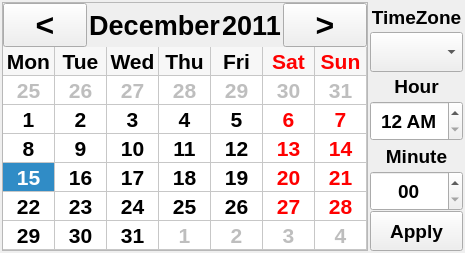
          <widget class="QWidget" name="date_tab_2">
           <property name="sizePolicy">
            <sizepolicy hsizetype="MinimumExpanding" vsizetype="Preferred">
             <horstretch>0</horstretch>
             <verstretch>0</verstretch>
            </sizepolicy>
           </property>
           <property name="font">
            <font>
             <pointsize>14</pointsize>
             <weight>75</weight>
             <bold>true</bold>
            </font>
           </property>
           <attribute name="title">
            <string>Date/Time</string>
           </attribute>
           <layout class="QGridLayout" name="gridLayout_16">
            <property name="margin">
             <number>2</number>
            </property>
            <property name="spacing">
             <number>2</number>
            </property>
            <item row="0" column="0">
             <widget class="QFrame" name="calendar_frame_2">
              <property name="sizePolicy">
               <sizepolicy hsizetype="MinimumExpanding" vsizetype="MinimumExpanding">
                <horstretch>0</horstretch>
                <verstretch>0</verstretch>
               </sizepolicy>
              </property>
              <property name="frameShape">
               <enum>QFrame::StyledPanel</enum>
              </property>
              <property name="frameShadow">
               <enum>QFrame::Plain</enum>
              </property>
              <layout class="QVBoxLayout" name="verticalLayout_41">
               <property name="spacing">
                <number>0</number>
               </property>
               <property name="margin">
                <number>0</number>
               </property>
               <item>
                <widget class="QWidget" name="widget_10" native="true">
                 <layout class="QHBoxLayout" name="horizontalLayout_13">
                  <property name="spacing">
                   <number>2</number>
                  </property>
                  <property name="margin">
                   <number>0</number>
                  </property>
                  <item>
                   <widget class="QPushButton" name="prev_month_button_2">
                    <property name="sizePolicy">
                     <sizepolicy hsizetype="MinimumExpanding" vsizetype="Fixed">
                      <horstretch>0</horstretch>
                      <verstretch>0</verstretch>
                     </sizepolicy>
                    </property>
                    <property name="minimumSize">
                     <size>
                      <width>0</width>
                      <height>40</height>
                     </size>
                    </property>
                    <property name="font">
                     <font>
                      <pointsize>24</pointsize>
                      <weight>75</weight>
                      <italic>false</italic>
                      <bold>true</bold>
                     </font>
                    </property>
                    <property name="text">
                     <string>&lt;</string>
                    </property>
                   </widget>
                  </item>
                  <item>
                   <widget class="QLabel" name="month_label_2">
                    <property name="sizePolicy">
                     <sizepolicy hsizetype="MinimumExpanding" vsizetype="Preferred">
                      <horstretch>0</horstretch>
                      <verstretch>0</verstretch>
                     </sizepolicy>
                    </property>
                    <property name="font">
                     <font>
                      <pointsize>20</pointsize>
                      <weight>75</weight>
                      <italic>false</italic>
                      <bold>true</bold>
                     </font>
                    </property>
                    <property name="text">
                     <string>December</string>
                    </property>
                    <property name="alignment">
                     <set>Qt::AlignCenter</set>
                    </property>
                   </widget>
                  </item>
                  <item>
                   <widget class="QLabel" name="year_label_2">
                    <property name="sizePolicy">
                     <sizepolicy hsizetype="Maximum" vsizetype="Preferred">
                      <horstretch>0</horstretch>
                      <verstretch>0</verstretch>
                     </sizepolicy>
                    </property>
                    <property name="font">
                     <font>
                      <pointsize>20</pointsize>
                      <weight>75</weight>
                      <italic>false</italic>
                      <bold>true</bold>
                     </font>
                    </property>
                    <property name="text">
                     <string>2011</string>
                    </property>
                    <property name="alignment">
                     <set>Qt::AlignCenter</set>
                    </property>
                   </widget>
                  </item>
                  <item>
                   <widget class="QPushButton" name="next_month_button_2">
                    <property name="sizePolicy">
                     <sizepolicy hsizetype="MinimumExpanding" vsizetype="Fixed">
                      <horstretch>0</horstretch>
                      <verstretch>0</verstretch>
                     </sizepolicy>
                    </property>
                    <property name="minimumSize">
                     <size>
                      <width>0</width>
                      <height>40</height>
                     </size>
                    </property>
                    <property name="font">
                     <font>
                      <pointsize>24</pointsize>
                      <weight>75</weight>
                      <italic>false</italic>
                      <bold>true</bold>
                     </font>
                    </property>
                    <property name="text">
                     <string>&gt;</string>
                    </property>
                   </widget>
                  </item>
                 </layout>
                </widget>
               </item>
               <item>
                <widget class="QCalendarWidget" name="calendar_widget_2">
                 <property name="sizePolicy">
                  <sizepolicy hsizetype="MinimumExpanding" vsizetype="MinimumExpanding">
                   <horstretch>0</horstretch>
                   <verstretch>0</verstretch>
                  </sizepolicy>
                 </property>
                 <property name="font">
                  <font>
                   <pointsize>16</pointsize>
                   <weight>75</weight>
                   <italic>false</italic>
                   <bold>true</bold>
                  </font>
                 </property>
                 <property name="gridVisible">
                  <bool>true</bool>
                 </property>
                 <property name="selectionMode">
                  <enum>QCalendarWidget::SingleSelection</enum>
                 </property>
                 <property name="horizontalHeaderFormat">
                  <enum>QCalendarWidget::ShortDayNames</enum>
                 </property>
                 <property name="verticalHeaderFormat">
                  <enum>QCalendarWidget::NoVerticalHeader</enum>
                 </property>
                 <property name="navigationBarVisible">
                  <bool>false</bool>
                 </property>
                 <property name="dateEditEnabled">
                  <bool>true</bool>
                 </property>
                 <property name="dateEditAcceptDelay">
                  <number>200</number>
                 </property>
                </widget>
               </item>
              </layout>
             </widget>
            </item>
            <item row="0" column="1">
             <widget class="QFrame" name="frame_6">
              <property name="frameShape">
               <enum>QFrame::NoFrame</enum>
              </property>
              <property name="frameShadow">
               <enum>QFrame::Raised</enum>
              </property>
              <layout class="QVBoxLayout" name="verticalLayout_42">
               <property name="spacing">
                <number>0</number>
               </property>
               <property name="margin">
                <number>0</number>
               </property>
               <item>
                <widget class="QLabel" name="label_17">
                 <property name="font">
                  <font>
                   <pointsize>14</pointsize>
                   <weight>75</weight>
                   <italic>false</italic>
                   <bold>true</bold>
                  </font>
                 </property>
                 <property name="text">
                  <string>TimeZone</string>
                 </property>
                 <property name="alignment">
                  <set>Qt::AlignCenter</set>
                 </property>
                </widget>
               </item>
               <item>
                <widget class="QComboBox" name="timezone_pulldown_2">
                 <property name="sizePolicy">
                  <sizepolicy hsizetype="Preferred" vsizetype="Fixed">
                   <horstretch>0</horstretch>
                   <verstretch>0</verstretch>
                  </sizepolicy>
                 </property>
                 <property name="minimumSize">
                  <size>
                   <width>0</width>
                   <height>40</height>
                  </size>
                 </property>
                 <property name="font">
                  <font>
                   <pointsize>12</pointsize>
                   <weight>75</weight>
                   <bold>true</bold>
                  </font>
                 </property>
                </widget>
               </item>
               <item>
                <widget class="QLabel" name="label_18">
                 <property name="sizePolicy">
                  <sizepolicy hsizetype="Preferred" vsizetype="Preferred">
                   <horstretch>0</horstretch>
                   <verstretch>0</verstretch>
                  </sizepolicy>
                 </property>
                 <property name="font">
                  <font>
                   <pointsize>14</pointsize>
                   <weight>75</weight>
                   <italic>false</italic>
                   <bold>true</bold>
                  </font>
                 </property>
                 <property name="text">
                  <string>Hour</string>
                 </property>
                 <property name="alignment">
                  <set>Qt::AlignCenter</set>
                 </property>
                </widget>
               </item>
               <item>
                <widget class="QTimeEdit" name="hour_edit_2">
                 <property name="minimumSize">
                  <size>
                   <width>0</width>
                   <height>40</height>
                  </size>
                 </property>
                 <property name="alignment">
                  <set>Qt::AlignCenter</set>
                 </property>
                 <property name="buttonSymbols">
                  <enum>QAbstractSpinBox::UpDownArrows</enum>
                 </property>
                 <property name="accelerated">
                  <bool>true</bool>
                 </property>
                 <property name="date">
                  <date>
                   <year>2000</year>
                   <month>1</month>
                   <day>1</day>
                  </date>
                 </property>
                 <property name="minimumDate">
                  <date>
                   <year>2000</year>
                   <month>1</month>
                   <day>1</day>
                  </date>
                 </property>
                 <property name="displayFormat">
                  <string>h AP</string>
                 </property>
                </widget>
               </item>
               <item>
                <widget class="QLabel" name="label_19">
                 <property name="font">
                  <font>
                   <pointsize>14</pointsize>
                   <weight>75</weight>
                   <italic>false</italic>
                   <bold>true</bold>
                  </font>
                 </property>
                 <property name="text">
                  <string>Minute</string>
                 </property>
                 <property name="alignment">
                  <set>Qt::AlignCenter</set>
                 </property>
                </widget>
               </item>
               <item>
                <widget class="QTimeEdit" name="minute_edit_2">
                 <property name="minimumSize">
                  <size>
                   <width>0</width>
                   <height>40</height>
                  </size>
                 </property>
                 <property name="alignment">
                  <set>Qt::AlignCenter</set>
                 </property>
                 <property name="buttonSymbols">
                  <enum>QAbstractSpinBox::UpDownArrows</enum>
                 </property>
                 <property name="accelerated">
                  <bool>true</bool>
                 </property>
                 <property name="currentSection">
                  <enum>QDateTimeEdit::MinuteSection</enum>
                 </property>
                 <property name="displayFormat">
                  <string>mm</string>
                 </property>
                </widget>
               </item>
               <item>
                <widget class="QPushButton" name="apply_time_button_2">
                 <property name="minimumSize">
                  <size>
                   <width>0</width>
                   <height>40</height>
                  </size>
                 </property>
                 <property name="font">
                  <font>
                   <pointsize>14</pointsize>
                   <weight>75</weight>
                   <bold>true</bold>
                  </font>
                 </property>
                 <property name="text">
                  <string>Apply</string>
                 </property>
                </widget>
               </item>
              </layout>
             </widget>
            </item>
           </layout>
          </widget>
